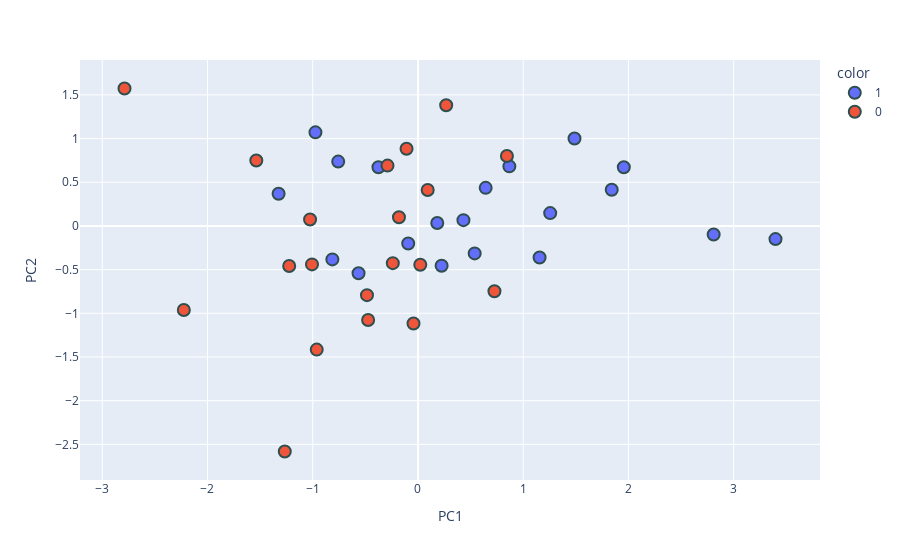

Source (notebook cell):
### Code cell
# ploting the 2D data on the graph

fig = px.scatter(new_dataframe, x = new_dataframe['PC1'], y = new_dataframe['PC2'] ,color = new_dataframe['target'].astype('str'))
fig.update_traces(marker=dict(size=12, line = dict(width=2, color='DarkSlateGray')), selector=dict(mode='markers'))
fig.show()

### Figure 1 — Plotly figure (JSON) as saved in the notebook; plotly's stock layout.template omitted (floating-point values rounded to 4 significant figures)
{"data": [{"hovertemplate": "color=1<br>PC1=%{x}<br>PC2=%{y}<extra></extra>", "legendgroup": "1", "marker": {"color": "#636efa", "line": {"color": "DarkSlateGray", "width": 2}, "size": 12, "symbol": "circle"}, "mode": "markers", "name": "1", "orientation": "v", "showlegend": true, "type": "scatter", "x": [1.156, 0.1834, -1.324, 3.398, 0.2248, 1.488, -0.09255, 1.841, 0.6435, 0.539, 1.956, 1.257, -0.5645, -0.7578, -0.3753, 2.81, 0.4322, 0.8686, -0.8133, -0.974], "xaxis": "x", "y": [-0.3617, 0.03307, 0.3689, -0.1503, -0.4557, 1.002, -0.2008, 0.4146, 0.4361, -0.314, 0.6715, 0.1472, -0.5408, 0.7368, 0.6717, -0.09803, 0.06632, 0.682, -0.3827, 1.071], "yaxis": "y"}, {"hovertemplate": "color=0<br>PC1=%{x}<br>PC2=%{y}<extra></extra>", "legendgroup": "0", "marker": {"color": "#EF553B", "line": {"color": "DarkSlateGray", "width": 2}, "size": 12, "symbol": "circle"}, "mode": "markers", "name": "0", "orientation": "v", "showlegend": true, "type": "scatter", "x": [0.7269, -1.025, -0.9619, 0.2683, -1.266, 0.8455, -0.2893, -2.789, -1.007, -0.1804, -0.4844, 0.09256, -0.1084, -2.225, -0.2389, -1.224, -0.4736, -0.04231, -1.536, 0.02217], "xaxis": "x", "y": [-0.7483, 0.07302, -1.416, 1.382, -2.582, 0.8002, 0.6907, 1.573, -0.4402, 0.1003, -0.792, 0.4118, 0.8841, -0.9619, -0.4257, -0.4588, -1.077, -1.117, 0.7497, -0.4445], "yaxis": "y"}], "layout": {"autosize": true, "legend": {"title": {"text": "color"}, "tracegroupgap": 0}, "margin": {"t": 60}, "xaxis": {"anchor": "y", "autorange": true, "domain": [0, 1], "range": [-3.194, 3.803], "title": {"text": "PC1"}, "type": "linear"}, "yaxis": {"anchor": "x", "autorange": true, "domain": [0, 1], "range": [-3.002, 1.993], "title": {"text": "PC2"}, "type": "linear"}}}
